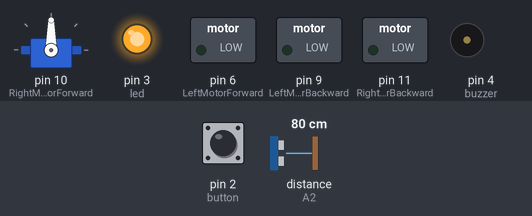
This sketch was run on a simulated Arduino Uno, built with avr-gcc and run on an emulated ATmega328P. Shown: servo, switched loads named in the sketch (green lamp = pin HIGH), output pins drawn as LEDs (lit = HIGH), buzzer (waves = sounding). The test bench sets the inputs (shaded band); at power-on: pin 2 (button) HIGH, distance to the obstacle (sensor on A2) 80 cm. The echo pulse lasts 58.3 µs per cm; pins used as bus, display or sensor lines are not drawn.

Above: at 3.9 s.
4.0 s: pin 2 (button) pulled LOW for 3.2 s
At 8.4 s:
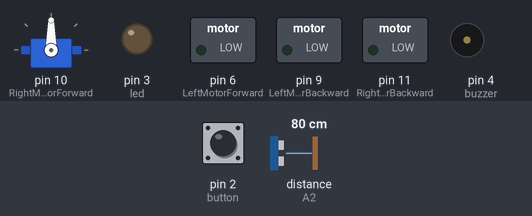
8.8 s: distance to the obstacle (sensor on A2) set to 23 cm
10.3 s: distance to the obstacle (sensor on A2) set to 19 cm
At 11.8 s:
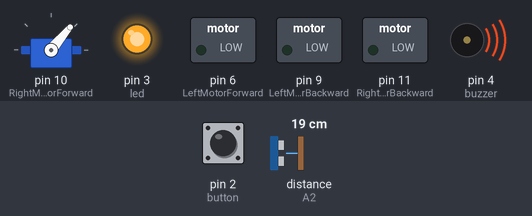
13.3 s: distance to the obstacle (sensor on A2) set to 35 cm
At 14.5 s:
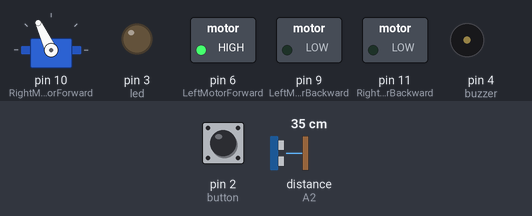
15.4 s: distance to the obstacle (sensor on A2) set to 2 cm
At 18.0 s:
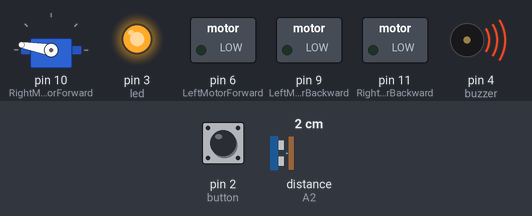
18.4 s: pin 2 (button) pulled LOW for 1 s
At 19.4 s:
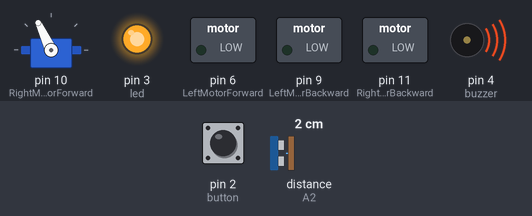
Timing chart, 0 to 21.4 s (numbered marks = the images above; inputs shaded):
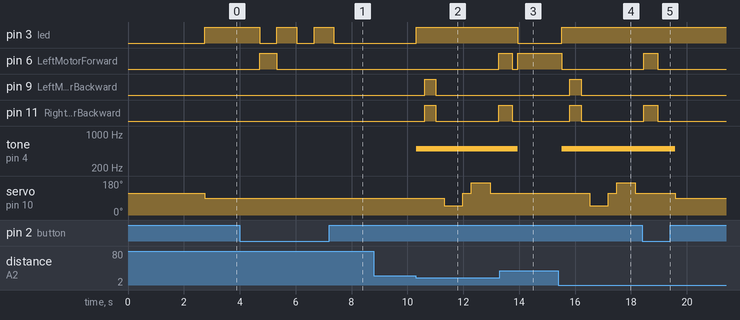

Measured:
- the behaviour switches between 21 and 20 cm on distance to the obstacle (sensor on A2) (found by bisection; images 1 and 2)
- after the input at 4.0 s, pin 3 (led): alternates HIGH for 0.70 s and LOW for 0.63 s, 5 changes in all, then stays LOW, starting after 0.71 s; pin 6 (LeftMotorForward): LOW → HIGH after 0.71 s, → LOW 0.63 s later
- after the input at 8.8 s, every drawn part: stays the same
- after the input at 10.3 s, pin 3 (led): LOW → HIGH at once; pin 6 (LeftMotorForward): LOW → HIGH after 3.0 s; pin 9 (LeftMotorBackward): LOW → HIGH after 0.32 s, → LOW 0.40 s later; pin 11 (RightMotorBackward): LOW → HIGH after 0.32 s, → LOW 0.40 s later, → HIGH 2.2 s later; tone on pin 4 (buzzer): silent → 500 Hz at once
- after the input at 13.3 s, pin 3 (led): HIGH → LOW after 0.65 s; pin 9 (LeftMotorBackward): stays LOW (without the input it goes to HIGH after 0.95 s)
- after the input at 15.4 s, pin 3 (led): LOW → HIGH after 0.12 s; pin 6 (LeftMotorForward): HIGH → LOW after 0.12 s
- after the input at 18.4 s, pin 9 (LeftMotorBackward): stays LOW (without the input it goes to HIGH after 1.0 s); pin 11 (RightMotorBackward): goes on until 19.0 s, then stays LOW; tone on pin 4 (buzzer): 500 Hz → silent after 1.2 s

The sketch:

robot_fadhlan_ver_1.ino
```cpp
/****************************************
 *                                      *
 *  Obstacle Avoiding Robot             *
 *  Latest updated: 12 Nov 2018         *
 *  Adding LED, Buzzer and Button       *
 *  still not working
 *                                      *
 ****************************************/


#include <Servo.h>          //Servo motor library. This is standard library
#include <NewPing.h>        //Ultrasonic sensor function library. You must install this library

const int button  = 2;
const int led     = 3;
const int buzzer  = 4;


//our L298N control pins
const int LeftMotorForward    = 6;
const int LeftMotorBackward   = 9;
const int RightMotorForward   = 10;
const int RightMotorBackward  = 11;

//sensor pins
#define trig_pin A1 //analog input 1
#define echo_pin A2 //analog input 2


#define maximum_distance 200
boolean goesForward = false;
int distance = 100;
int function = 0;
int buttonState = 0;
int flag = 0;

NewPing sonar(trig_pin, echo_pin, maximum_distance); //sensor function
Servo servo_motor; //our servo name


void setup(){
  pinMode(button, INPUT_PULLUP);
  pinMode(led, OUTPUT);
  pinMode(buzzer, OUTPUT);
  pinMode(RightMotorForward, OUTPUT);
  pinMode(LeftMotorForward, OUTPUT);
  pinMode(LeftMotorBackward, OUTPUT);
  pinMode(RightMotorBackward, OUTPUT);

  servo_motor.attach(10); //our servo pin

  servo_motor.write(115);
  delay(2000);
  distance = readPing();
  delay(100);
  distance = readPing();
  delay(100);
  distance = readPing();
  delay(100);
  distance = readPing();
  delay(100);
}

void loop(){
  buttonState = digitalRead(button);

  int distanceRight = 0;
  int distanceLeft = 0;
  delay(50);

  if (buttonState == LOW){  //if button is pressed once
    delay(500);
    if (flag == 0){
      function = 1;
      flag = 1;
    }
    else if (flag == 1){    //if button is pressed twice
      function = 0;
      flag = 0;
    }
  }

  if (function == 0){       //if button is unpressed or pressed twice
    servo_motor.write(90);
    moveStop();
    noTone(buzzer);
    digitalWrite(led, HIGH);
  }
  else if (function == 1){  //if button is pressed then
    distance = readPing();

    if (distance > 20){
      moveForward();
      noTone(buzzer);
      digitalWrite(led, LOW);
    }
    else if (distance <= 20){
      moveStop();
      tone(buzzer, 500);
      digitalWrite(led,HIGH);
      delay(300);
      moveBackward();
      delay(400);
      moveStop();
      delay(300);
      distanceRight = lookRight();
      delay(300);
      distanceLeft = lookLeft();
      delay(300);

      if (distance >= distanceLeft){
        turnRight();
        moveStop();
      }
      else{
        turnLeft();
        moveStop();
      }
    }
  }
  else{
    moveForward();
  }
    distance = readPing();
}

int lookRight(){
  servo_motor.write(50);
  delay(500);
  int distance = readPing();
  delay(100);
  servo_motor.write(115);
  return distance;
}

int lookLeft(){
  servo_motor.write(170);
  delay(500);
  int distance = readPing();
  delay(100);
  servo_motor.write(115);
  return distance;
  delay(100);
}

int readPing(){
  delay(70);
  int cm = sonar.ping_cm();
  if (cm==0){
    cm=250;
  }
  return cm;
}

void moveStop(){

  digitalWrite(RightMotorForward, LOW);
  digitalWrite(LeftMotorForward, LOW);
  digitalWrite(RightMotorBackward, LOW);
  digitalWrite(LeftMotorBackward, LOW);
}

void moveForward(){

  if(!goesForward){

    goesForward=true;

    digitalWrite(LeftMotorForward, HIGH);
    digitalWrite(RightMotorForward, HIGH);

    digitalWrite(LeftMotorBackward, LOW);
    digitalWrite(RightMotorBackward, LOW);
  }
}

void moveBackward(){

  goesForward=false;

  digitalWrite(LeftMotorBackward, HIGH);
  digitalWrite(RightMotorBackward, HIGH);

  digitalWrite(LeftMotorForward, LOW);
  digitalWrite(RightMotorForward, LOW);

}

void turnRight(){

  digitalWrite(LeftMotorForward, HIGH);
  digitalWrite(RightMotorBackward, HIGH);

  digitalWrite(LeftMotorBackward, LOW);
  digitalWrite(RightMotorForward, LOW);

  delay(500);

  digitalWrite(LeftMotorForward, HIGH);
  digitalWrite(RightMotorForward, HIGH);

  digitalWrite(LeftMotorBackward, LOW);
  digitalWrite(RightMotorBackward, LOW);


}

void turnLeft(){

  digitalWrite(LeftMotorBackward, HIGH);
  digitalWrite(RightMotorForward, HIGH);

  digitalWrite(LeftMotorForward, LOW);
  digitalWrite(RightMotorBackward, LOW);

  delay(500);

  digitalWrite(LeftMotorForward, HIGH);
  digitalWrite(RightMotorForward, HIGH);

  digitalWrite(LeftMotorBackward, LOW);
  digitalWrite(RightMotorBackward, LOW);
}
```
